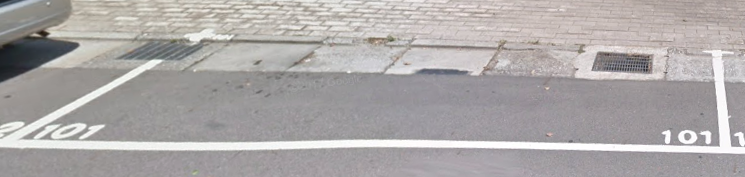
#> input picture parkingLot.png, 745 x 177 px
$ jupyter execute '8.Morphological Transformation.ipynb'
#> lines starting #> are read from the running program, lines starting #| are printed output that depends on the picture; after the words box and inside, x2 and y2 are one past the last pixel; in counts of white or black regions, pixels touching at a corner belong together
[cell 1]
import cv2
import numpy as np
import time

# cap = cv2.VideoCapture('parkingLot.png')
img = cv2.imread('parkingLot.png')
#> img is the input picture: shape (177, 745, 3); mean B, G, R 167.9, 168.3, 172.4

hsv = cv2.cvtColor(img, cv2.COLOR_BGR2HSV)
#> hsv: shape (177, 745, 3); mean H, S, V 79.5, 10.8, 173.1

sensitivity = 30
lower_white = np.array([0,0,255-sensitivity])
upper_white = np.array([255,sensitivity,255])

mask = cv2.inRange(hsv, lower_white, upper_white)
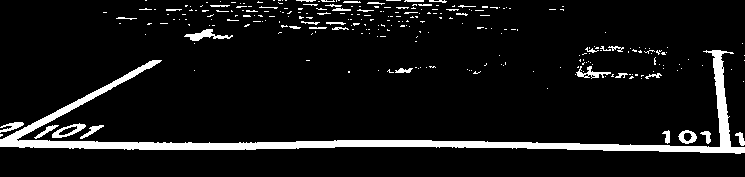
#> mask: shape (177, 745); 7.8% white; 273 white regions (235 under 20 px), largest, box (x1, y1, x2, y2) and area: (0, 50, 745, 154) 7100, (184, 29, 233, 41) 240, (52, 123, 86, 138) 201
res = cv2.bitwise_and(img, img, mask = mask)

kernel = np.ones((5,5), np.uint8)
erosion = cv2.erode(mask, kernel, iterations = 1) #noise outside the object
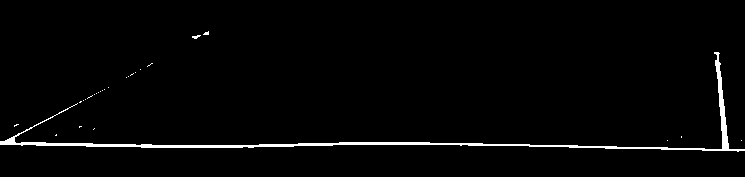
#> erosion: shape (177, 745); 2% white; 27 white regions (25 under 20 px), largest, box (x1, y1, x2, y2) and area: (0, 52, 745, 152) 2575, (192, 35, 201, 39) 21
dilation = cv2.dilate(mask, kernel, iterations = 1) #noise inside the object
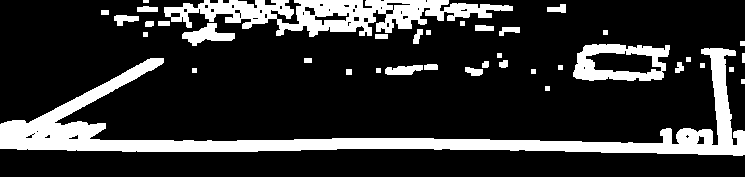
#> dilation: shape (177, 745); 18.7% white; 39 white regions (1 under 20 px), largest, box (x1, y1, x2, y2) and area: (0, 48, 745, 156) 13593, (164, 0, 513, 37) 6472, (573, 44, 670, 81) 1982

opening = cv2.morphologyEx(mask, cv2.MORPH_OPEN, kernel)#remove the noise outside
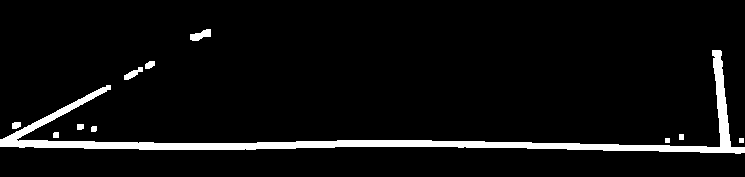
#> opening: shape (177, 745); 5.5% white; 11 white regions, largest, box (x1, y1, x2, y2) and area: (0, 50, 745, 154) 6675, (190, 29, 211, 41) 153, (124, 67, 143, 80) 112
closing = cv2.morphologyEx(mask, cv2.MORPH_CLOSE, kernel)
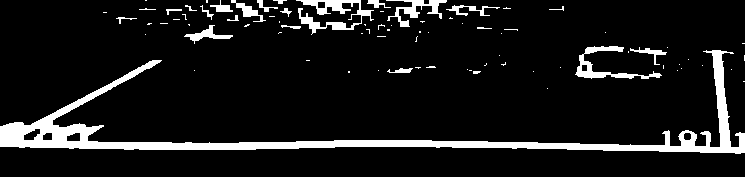
#> closing: shape (177, 745); 9.6% white; 81 white regions (58 under 20 px), largest, box (x1, y1, x2, y2) and area: (0, 50, 745, 154) 8641, (296, 0, 374, 35) 959, (575, 46, 662, 79) 715

#It is the difference between input image and Opening of thee image
tophat = cv2.morphologyEx(img, cv2.MORPH_TOPHAT, kernel)
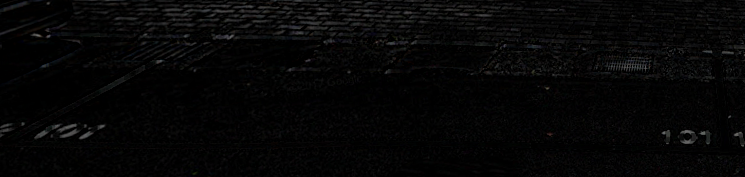
#> tophat: shape (177, 745, 3); mean B, G, R 5.9, 5.8, 5.9

#It is the difference between the closing of the input image and input image
blackhat = cv2.morphologyEx(img, cv2.MORPH_BLACKHAT, kernel)
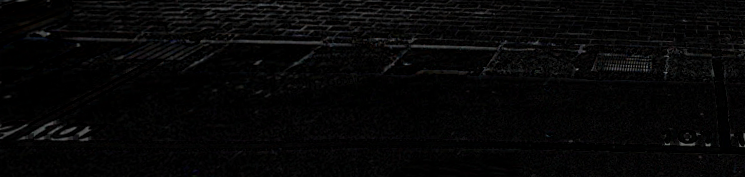
#> blackhat: shape (177, 745, 3); mean B, G, R 6.3, 6.1, 6.2

cv2.imshow('img',img)
# cv2.imshow('mask',mask)
cv2.imshow('res',res)
cv2.imshow('erosion',erosion)
cv2.imshow('dilation',dilation)
cv2.imshow('opening',opening)
cv2.imshow('closing',closing)
cv2.imshow('Blackhat',blackhat)
cv2.imshow('Tophat',tophat)

k = cv2.waitKey(1) & 0xFF == ord('q')
#> (key q is pressed here)
while k != 1:
    k = cv2.waitKey(1) & 0xFF == ord('q')
    if k == 1:
        break

cv2.destroyAllWindows()
